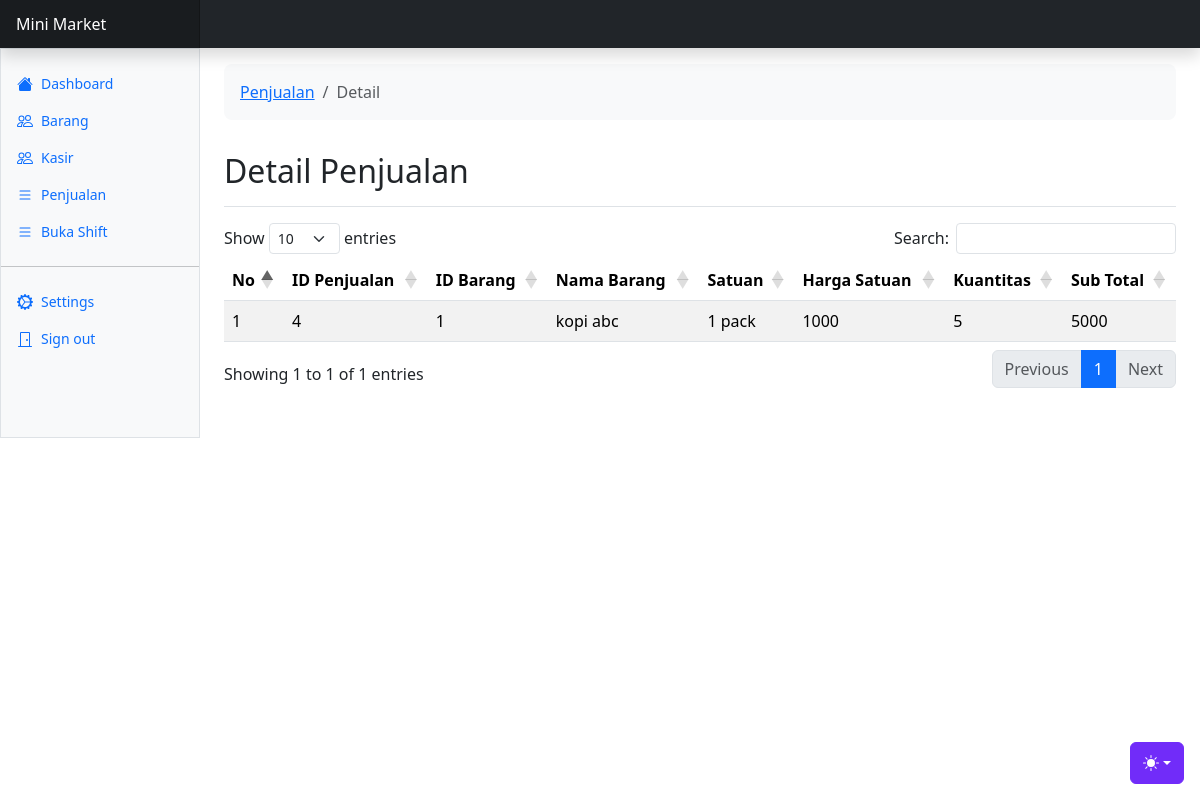
Screenshot of /penjualan/detail.php?id_penjualan=4 (signed in) with the database file from the repository.
### tables this page shows
CREATE TABLE `detailpenjualan` (
  `id_detailpenjualan` int(11) NOT NULL,
  `id_penjualan` int(11) DEFAULT NULL,
  `id_barang` int(11) DEFAULT NULL,
  `kuantitas` int(11) DEFAULT NULL,
  `harga_satuan` bigint(20) DEFAULT NULL,
  `sub_total` bigint(20) DEFAULT NULL
);

CREATE TABLE `barang` (
  `id_barang` int(11) NOT NULL,
  `nama_barang` varchar(30) DEFAULT NULL,
  `satuan` varchar(20) DEFAULT NULL,
  `harga_satuan` bigint(20) DEFAULT NULL
);

### penjualan/detail.php (the view, shortened to what this page needs)
<?php
$database = new Database();
$db = $database->getConnection();
$id_penjualan = $_GET['id_penjualan'];
$query = "SELECT
        *
    FROM
        detailpenjualan
    JOIN
        barang ON detailpenjualan.id_barang = barang.id_barang
    WHERE detailpenjualan.id_penjualan = ?";
$stmt = $db->prepare($query);
$stmt->bind_param('i', $id_penjualan);
$stmt->execute();
$result = $stmt->get_result();
require_once '../tamplate/header.php';
?>
<?php require_once '../tamplate/sidebar.php'; ?>
<main class="col-md-9 ms-sm-auto col-lg-10 px-md-4 mt-3">
    <nav aria-label="breadcrumb">
        <ol class="breadcrumb p-3 bg-body-tertiary rounded-3">
        <li class="breadcrumb-item active"><a href="<?php echo BASE_URL; ?>penjualan">Penjualan</a></li>
        <li class="breadcrumb-item active" aria-current="page">Detail</li>
        </ol>
    </nav>
    <div class="d-flex justify-content-between flex-wrap flex-md-nowrap align-items-center pt-3 pb-2 mb-3 border-bottom">
        <h1 class="h2">Detail Penjualan</h1>
    </div>
    <div class="table-responsive">
        <table id="siswaTable" class="table table-striped dt-responsive nowrap" style="width:100%">
            <thead>
                <tr>
                    <th scope="col">No</th>
                    <th scope="col">ID Penjualan</th>
                    <th scope="col">ID Barang</th>
                    <th scope="col">Nama Barang</th>
                    <th scope="col">Satuan</th>
                    <th scope="col">Harga Satuan</th>
                    <th scope="col">Kuantitas</th>
                    <th scope="col">Sub Total</th>
                </tr>
            </thead>
            <tbody>
            <?php $i = 1; if ($result->num_rows > 0): ?>
                <?php while ($row = $result->fetch_assoc()): ?>
                    <tr>
                        <td><?= $i++; ?></td>
                        <td><?= $row['id_penjualan']; ?></td>
                        <td><?= $row['id_barang']; ?></td>
                        <td><?= $row['nama_barang']; ?></td>
                        <td><?= $row['satuan']; ?></td>
                        <td><?= $row['harga_satuan']; ?></td>
                        <td><?= $row['kuantitas']; ?></td>
                        <td><?= $row['sub_total']; ?></td>
                    </tr>
                <?php endwhile; ?>
            <?php else: ?>
                <tr>
                    <td colspan="6"><center>Tidak ada data barang.</center></td>
                </tr>
            <?php endif; ?>
            </tbody>
        </table>
        <br><br>
    </div>
</main>
</div>
</div>
<?php
require_once '../tamplate/footer.php';
?>

### rows the page displays
detailpenjualan: id_penjualan "4", id_barang.id_barang "1", id_barang.nama_barang "kopi abc", id_barang.satuan "1 pack", id_barang.harga_satuan "1000", kuantitas "5", sub_total "5000"
